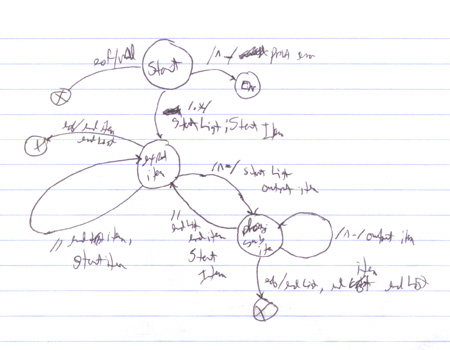
#> input picture code/handdrawn.jpg, 450 x 350 px
$ python circle_detection.py ../../code/handdrawn.jpg
#> lines starting #> are read from the running program, lines starting #| are printed output that depends on the picture
# Circle Detection

import cv2
import sys
import numpy as np

def DetectCircles(image):
    minpercent = 0.13
#> minpercent = 0.13
    maxpercent = 0.33
#> maxpercent = 0.33
    height,width = image.shape[:2]
#> height = 350; width = 450
    minValue = min(height,width)
#> minValue = 350
    maxValue = max(height,width)
#> maxValue = 450
    min_radius = int(minpercent * minValue/2)
#> min_radius = 22
    max_radius = int(maxpercent * maxValue/2)
#> max_radius = 74
    houghcircles = cv2.HoughCircles(image, cv2.HOUGH_GRADIENT,1,20,param1=50,param2=30,minRadius=min_radius,maxRadius=max_radius)
    houghcircles = np.uint16(np.around(houghcircles))
    return houghcircles

def test():
    img = cv2.imread(sys.argv[1],0)
    for i in DetectCircles(img)[0,:]:
        cv2.circle(img,(i[0],i[1]),i[2],(0,255,0),2)
        cv2.circle(img,(i[0],i[1]),2,(0,0,255),3)
#> this loop made 34 passes
#> i on passes 1 to 12: [202, 126, 65], [218, 178, 65], [114, 124, 67], [128, 102, 66], [184, 244, 73], [188, 106, 71], [300, 282, 68], [136, 226, 65], [202, 218, 46], [84, 188, 56], [318, 270, 48], [240, 270, 44]
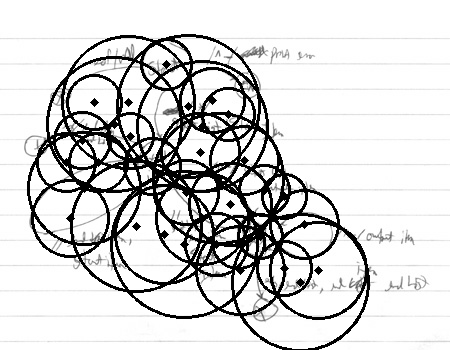
#> img: shape (350, 450); min 0, max 255, mean 213.9
    cv2.imshow('detected circles',img)
    cv2.waitKey(0)
    cv2.destroyAllWindows()

if __name__ == "__main__":
    test()
